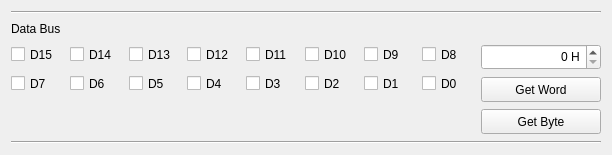
           <widget class="QFrame" name="frameBusData">
            <property name="frameShape">
             <enum>QFrame::NoFrame</enum>
            </property>
            <property name="frameShadow">
             <enum>QFrame::Plain</enum>
            </property>
            <layout class="QVBoxLayout" name="verticalLayout_8">
             <item>
              <widget class="Line" name="line">
               <property name="sizePolicy">
                <sizepolicy hsizetype="Fixed" vsizetype="Fixed">
                 <horstretch>0</horstretch>
                 <verstretch>0</verstretch>
                </sizepolicy>
               </property>
               <property name="minimumSize">
                <size>
                 <width>512</width>
                 <height>0</height>
                </size>
               </property>
               <property name="maximumSize">
                <size>
                 <width>590</width>
                 <height>16777215</height>
                </size>
               </property>
               <property name="orientation">
                <enum>Qt::Horizontal</enum>
               </property>
              </widget>
             </item>
             <item>
              <widget class="QLabel" name="labelBusData">
               <property name="sizePolicy">
                <sizepolicy hsizetype="Minimum" vsizetype="Fixed">
                 <horstretch>0</horstretch>
                 <verstretch>0</verstretch>
                </sizepolicy>
               </property>
               <property name="minimumSize">
                <size>
                 <width>0</width>
                 <height>17</height>
                </size>
               </property>
               <property name="text">
                <string>Data Bus</string>
               </property>
              </widget>
             </item>
             <item>
              <layout class="QHBoxLayout" name="horizontalLayout_12">
               <item>
                <layout class="QVBoxLayout" name="verticalLayout_7">
                 <item>
                  <layout class="QHBoxLayout" name="horizontalLayout">
                   <item>
                    <widget class="QCheckBox" name="checkBoxD15">
                     <property name="sizePolicy">
                      <sizepolicy hsizetype="Minimum" vsizetype="Fixed">
                       <horstretch>0</horstretch>
                       <verstretch>0</verstretch>
                      </sizepolicy>
                     </property>
                     <property name="minimumSize">
                      <size>
                       <width>52</width>
                       <height>23</height>
                      </size>
                     </property>
                     <property name="text">
                      <string notr="true">D15</string>
                     </property>
                    </widget>
                   </item>
                   <item>
                    <widget class="QCheckBox" name="checkBoxD14">
                     <property name="sizePolicy">
                      <sizepolicy hsizetype="Minimum" vsizetype="Fixed">
                       <horstretch>0</horstretch>
                       <verstretch>0</verstretch>
                      </sizepolicy>
                     </property>
                     <property name="minimumSize">
                      <size>
                       <width>52</width>
                       <height>23</height>
                      </size>
                     </property>
                     <property name="text">
                      <string notr="true">D14</string>
                     </property>
                    </widget>
                   </item>
                   <item>
                    <widget class="QCheckBox" name="checkBoxD13">
                     <property name="sizePolicy">
                      <sizepolicy hsizetype="Minimum" vsizetype="Fixed">
                       <horstretch>0</horstretch>
                       <verstretch>0</verstretch>
                      </sizepolicy>
                     </property>
                     <property name="minimumSize">
                      <size>
                       <width>52</width>
                       <height>23</height>
                      </size>
                     </property>
                     <property name="text">
                      <string notr="true">D13</string>
                     </property>
                    </widget>
                   </item>
                   <item>
                    <widget class="QCheckBox" name="checkBoxD12">
                     <property name="sizePolicy">
                      <sizepolicy hsizetype="Minimum" vsizetype="Fixed">
                       <horstretch>0</horstretch>
                       <verstretch>0</verstretch>
                      </sizepolicy>
                     </property>
                     <property name="minimumSize">
                      <size>
                       <width>52</width>
                       <height>23</height>
                      </size>
                     </property>
                     <property name="text">
                      <string notr="true">D12</string>
                     </property>
                    </widget>
                   </item>
                   <item>
                    <widget class="QCheckBox" name="checkBoxD11">
                     <property name="sizePolicy">
                      <sizepolicy hsizetype="Minimum" vsizetype="Fixed">
                       <horstretch>0</horstretch>
                       <verstretch>0</verstretch>
                      </sizepolicy>
                     </property>
                     <property name="minimumSize">
                      <size>
                       <width>52</width>
                       <height>23</height>
                      </size>
                     </property>
                     <property name="text">
                      <string notr="true">D11</string>
                     </property>
                    </widget>
                   </item>
                   <item>
                    <widget class="QCheckBox" name="checkBoxD10">
                     <property name="sizePolicy">
                      <sizepolicy hsizetype="Minimum" vsizetype="Fixed">
                       <horstretch>0</horstretch>
                       <verstretch>0</verstretch>
                      </sizepolicy>
                     </property>
                     <property name="minimumSize">
                      <size>
                       <width>52</width>
                       <height>23</height>
                      </size>
                     </property>
                     <property name="text">
                      <string notr="true">D10</string>
                     </property>
                    </widget>
                   </item>
                   <item>
                    <widget class="QCheckBox" name="checkBoxD9">
                     <property name="sizePolicy">
                      <sizepolicy hsizetype="Minimum" vsizetype="Fixed">
                       <horstretch>0</horstretch>
                       <verstretch>0</verstretch>
                      </sizepolicy>
                     </property>
                     <property name="minimumSize">
                      <size>
                       <width>52</width>
                       <height>23</height>
                      </size>
                     </property>
                     <property name="text">
                      <string notr="true">D9</string>
                     </property>
                    </widget>
                   </item>
                   <item>
                    <widget class="QCheckBox" name="checkBoxD8">
                     <property name="sizePolicy">
                      <sizepolicy hsizetype="Minimum" vsizetype="Fixed">
                       <horstretch>0</horstretch>
                       <verstretch>0</verstretch>
                      </sizepolicy>
                     </property>
                     <property name="minimumSize">
                      <size>
                       <width>52</width>
                       <height>23</height>
                      </size>
                     </property>
                     <property name="text">
                      <string notr="true">D8</string>
                     </property>
                    </widget>
                   </item>
                  </layout>
                 </item>
                 <item>
                  <layout class="QHBoxLayout" name="horizontalLayout_2">
                   <item>
                    <widget class="QCheckBox" name="checkBoxD7">
                     <property name="sizePolicy">
                      <sizepolicy hsizetype="Minimum" vsizetype="Fixed">
                       <horstretch>0</horstretch>
                       <verstretch>0</verstretch>
                      </sizepolicy>
                     </property>
                     <property name="minimumSize">
                      <size>
                       <width>52</width>
                       <height>23</height>
                      </size>
                     </property>
                     <property name="text">
                      <string notr="true">D7</string>
                     </property>
                    </widget>
                   </item>
                   <item>
                    <widget class="QCheckBox" name="checkBoxD6">
                     <property name="sizePolicy">
                      <sizepolicy hsizetype="Minimum" vsizetype="Fixed">
                       <horstretch>0</horstretch>
                       <verstretch>0</verstretch>
                      </sizepolicy>
                     </property>
                     <property name="minimumSize">
                      <size>
                       <width>52</width>
                       <height>23</height>
                      </size>
                     </property>
                     <property name="text">
                      <string notr="true">D6</string>
                     </property>
                    </widget>
                   </item>
                   <item>
                    <widget class="QCheckBox" name="checkBoxD5">
                     <property name="sizePolicy">
                      <sizepolicy hsizetype="Minimum" vsizetype="Fixed">
                       <horstretch>0</horstretch>
                       <verstretch>0</verstretch>
                      </sizepolicy>
                     </property>
                     <property name="minimumSize">
                      <size>
                       <width>52</width>
                       <height>23</height>
                      </size>
                     </property>
                     <property name="text">
                      <string notr="true">D5</string>
                     </property>
                    </widget>
                   </item>
                   <item>
                    <widget class="QCheckBox" name="checkBoxD4">
                     <property name="sizePolicy">
                      <sizepolicy hsizetype="Minimum" vsizetype="Fixed">
                       <horstretch>0</horstretch>
                       <verstretch>0</verstretch>
                      </sizepolicy>
                     </property>
                     <property name="minimumSize">
                      <size>
                       <width>52</width>
                       <height>23</height>
                      </size>
                     </property>
                     <property name="text">
                      <string notr="true">D4</string>
                     </property>
                    </widget>
                   </item>
                   <item>
                    <widget class="QCheckBox" name="checkBoxD3">
                     <property name="sizePolicy">
                      <sizepolicy hsizetype="Minimum" vsizetype="Fixed">
                       <horstretch>0</horstretch>
                       <verstretch>0</verstretch>
                      </sizepolicy>
                     </property>
                     <property name="minimumSize">
                      <size>
                       <width>52</width>
                       <height>23</height>
                      </size>
                     </property>
                     <property name="text">
                      <string notr="true">D3</string>
                     </property>
                    </widget>
                   </item>
                   <item>
                    <widget class="QCheckBox" name="checkBoxD2">
                     <property name="sizePolicy">
                      <sizepolicy hsizetype="Minimum" vsizetype="Fixed">
                       <horstretch>0</horstretch>
                       <verstretch>0</verstretch>
                      </sizepolicy>
                     </property>
                     <property name="minimumSize">
                      <size>
                       <width>52</width>
                       <height>23</height>
                      </size>
                     </property>
                     <property name="text">
                      <string notr="true">D2</string>
                     </property>
                    </widget>
                   </item>
                   <item>
                    <widget class="QCheckBox" name="checkBoxD1">
                     <property name="sizePolicy">
                      <sizepolicy hsizetype="Minimum" vsizetype="Fixed">
                       <horstretch>0</horstretch>
                       <verstretch>0</verstretch>
                      </sizepolicy>
                     </property>
                     <property name="minimumSize">
                      <size>
                       <width>52</width>
                       <height>23</height>
                      </size>
                     </property>
                     <property name="text">
                      <string notr="true">D1</string>
                     </property>
                    </widget>
                   </item>
                   <item>
                    <widget class="QCheckBox" name="checkBoxD0">
                     <property name="sizePolicy">
                      <sizepolicy hsizetype="Minimum" vsizetype="Fixed">
                       <horstretch>0</horstretch>
                       <verstretch>0</verstretch>
                      </sizepolicy>
                     </property>
                     <property name="minimumSize">
                      <size>
                       <width>52</width>
                       <height>23</height>
                      </size>
                     </property>
                     <property name="text">
                      <string notr="true">D0</string>
                     </property>
                    </widget>
                   </item>
                  </layout>
                 </item>
                 <item>
                  <spacer name="verticalSpacer">
                   <property name="orientation">
                    <enum>Qt::Vertical</enum>
                   </property>
                   <property name="sizeType">
                    <enum>QSizePolicy::Fixed</enum>
                   </property>
                   <property name="sizeHint" stdset="0">
                    <size>
                     <width>20</width>
                     <height>40</height>
                    </size>
                   </property>
                  </spacer>
                 </item>
                </layout>
               </item>
               <item>
                <layout class="QVBoxLayout" name="verticalLayout_2">
                 <item>
                  <widget class="QSpinBox" name="spinBoxData">
                   <property name="sizePolicy">
                    <sizepolicy hsizetype="Fixed" vsizetype="Fixed">
                     <horstretch>0</horstretch>
                     <verstretch>0</verstretch>
                    </sizepolicy>
                   </property>
                   <property name="minimumSize">
                    <size>
                     <width>120</width>
                     <height>26</height>
                    </size>
                   </property>
                   <property name="wrapping">
                    <bool>false</bool>
                   </property>
                   <property name="frame">
                    <bool>true</bool>
                   </property>
                   <property name="alignment">
                    <set>Qt::AlignRight|Qt::AlignTrailing|Qt::AlignVCenter</set>
                   </property>
                   <property name="buttonSymbols">
                    <enum>QAbstractSpinBox::UpDownArrows</enum>
                   </property>
                   <property name="specialValueText">
                    <string/>
                   </property>
                   <property name="correctionMode">
                    <enum>QAbstractSpinBox::CorrectToPreviousValue</enum>
                   </property>
                   <property name="keyboardTracking">
                    <bool>false</bool>
                   </property>
                   <property name="showGroupSeparator" stdset="0">
                    <bool>false</bool>
                   </property>
                   <property name="suffix">
                    <string notr="true"> H</string>
                   </property>
                   <property name="prefix">
                    <string notr="true"/>
                   </property>
                   <property name="maximum">
                    <number>65535</number>
                   </property>
                   <property name="stepType">
                    <enum>QAbstractSpinBox::DefaultStepType</enum>
                   </property>
                   <property name="value">
                    <number>0</number>
                   </property>
                   <property name="displayIntegerBase">
                    <number>16</number>
                   </property>
                  </widget>
                 </item>
                 <item>
                  <widget class="QPushButton" name="pushButtonGetDataW">
                   <property name="sizePolicy">
                    <sizepolicy hsizetype="Fixed" vsizetype="Fixed">
                     <horstretch>0</horstretch>
                     <verstretch>0</verstretch>
                    </sizepolicy>
                   </property>
                   <property name="minimumSize">
                    <size>
                     <width>120</width>
                     <height>25</height>
                    </size>
                   </property>
                   <property name="text">
                    <string>Get Word</string>
                   </property>
                  </widget>
                 </item>
                 <item>
                  <widget class="QPushButton" name="pushButtonGetDataB">
                   <property name="sizePolicy">
                    <sizepolicy hsizetype="Fixed" vsizetype="Fixed">
                     <horstretch>0</horstretch>
                     <verstretch>0</verstretch>
                    </sizepolicy>
                   </property>
                   <property name="minimumSize">
                    <size>
                     <width>120</width>
                     <height>25</height>
                    </size>
                   </property>
                   <property name="text">
                    <string>Get Byte</string>
                   </property>
                  </widget>
                 </item>
                </layout>
               </item>
              </layout>
             </item>
             <item>
              <widget class="Line" name="line_7">
               <property name="sizePolicy">
                <sizepolicy hsizetype="Fixed" vsizetype="Fixed">
                 <horstretch>0</horstretch>
                 <verstretch>0</verstretch>
                </sizepolicy>
               </property>
               <property name="minimumSize">
                <size>
                 <width>590</width>
                 <height>0</height>
                </size>
               </property>
               <property name="maximumSize">
                <size>
                 <width>590</width>
                 <height>16777215</height>
                </size>
               </property>
               <property name="orientation">
                <enum>Qt::Horizontal</enum>
               </property>
              </widget>
             </item>
            </layout>
           </widget>
